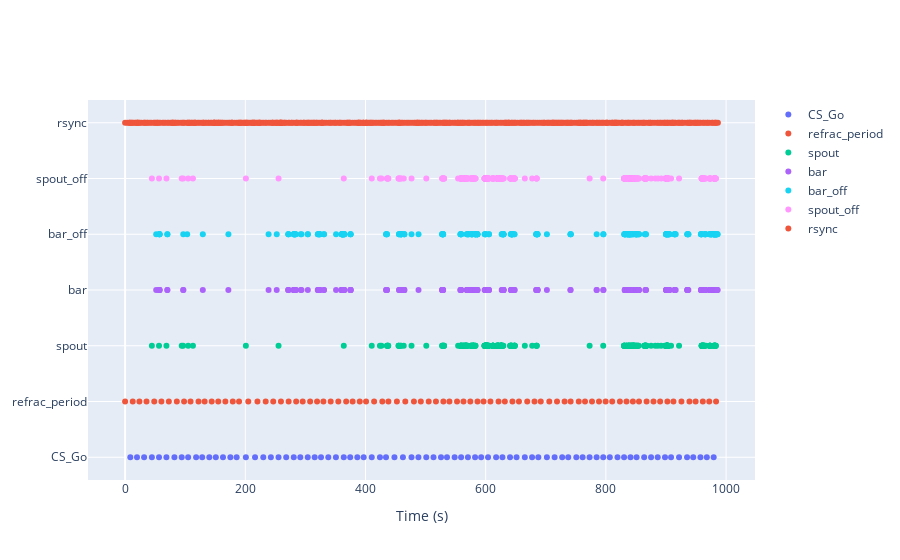

The notebook cell this image was saved under:
### Markdown cell above
%TODO

- markers
- drowdown to change time units
- express states by lines ... requires manual definition of each state

### Code cell
ss = exp_cohort.sessions[0]

fig = go.Figure()

keys = ss.times.keys()

for kind, k in enumerate(keys):
    sc = go.Line(x=ss.times[k]/1000, y=[k]
                 * len(ss.times[k]), name=k, mode='markers')
    fig.add_trace(sc)

fig.update_xaxes(title='Time (s)')
fig.show()

### Figure 1 — Plotly figure (JSON) as saved in the notebook; plotly's stock layout.template omitted (floating-point values rounded to 4 significant figures; data arrays with more than 128 entries replaced by an {"elided": "..."} marker saying what was removed)
{"data": [{"mode": "markers", "name": "CS_Go", "type": "scatter", "x": [8.678, 19.8, 31.63, 44.52, 56.42, 68.76, 82.05, 94.16, 104.9, 118.2, 128.3, 140.1, 151.0, 162.9, 175.2, 185.6, 200.9, 216.2, 229.9, 242.5, 255.3, 268.1, 280.6, 291.5, 303.9, 315.4, 326.0, 338.1, 350.8, 363.8, 374.6, 386.4, 397.0, 410.4, 424.0, 434.1, 448.2, 462.3, 476.6, 488.1, 501.2, 513.2, 525.6, 535.7, 548.3, 559.1, 570.4, 582.4, 592.5, 603.9, 617.3, 627.9, 640.5, 651.3, 665.1, 677.2, 687.6, 701.9, 714.7, 727.3, 737.3, 750.8, 761.3, 772.9, 784.6, 795.6, 806.5, 819.3, 830.3, 840.9, 851.1, 863.7, 875.2, 886.2, 898.3, 908.4, 921.7, 935.0, 945.3, 957.3, 968.0, 979.4], "y": ["CS_Go", "CS_Go", "CS_Go", "CS_Go", "CS_Go", "CS_Go", "CS_Go", "CS_Go", "CS_Go", "CS_Go", "CS_Go", "CS_Go", "CS_Go", "CS_Go", "CS_Go", "CS_Go", "CS_Go", "CS_Go", "CS_Go", "CS_Go", "CS_Go", "CS_Go", "CS_Go", "CS_Go", "CS_Go", "CS_Go", "CS_Go", "CS_Go", "CS_Go", "CS_Go", "CS_Go", "CS_Go", "CS_Go", "CS_Go", "CS_Go", "CS_Go", "CS_Go", "CS_Go", "CS_Go", "CS_Go", "CS_Go", "CS_Go", "CS_Go", "CS_Go", "CS_Go", "CS_Go", "CS_Go", "CS_Go", "CS_Go", "CS_Go", "CS_Go", "CS_Go", "CS_Go", "CS_Go", "CS_Go", "CS_Go", "CS_Go", "CS_Go", "CS_Go", "CS_Go", "CS_Go", "CS_Go", "CS_Go", "CS_Go", "CS_Go", "CS_Go", "CS_Go", "CS_Go", "CS_Go", "CS_Go", "CS_Go", "CS_Go", "CS_Go", "CS_Go", "CS_Go", "CS_Go", "CS_Go", "CS_Go", "CS_Go", "CS_Go", "CS_Go", "CS_Go"]}, {"mode": "markers", "name": "refrac_period", "type": "scatter", "x": [0, 12.68, 23.8, 35.63, 48.52, 60.42, 72.76, 86.05, 98.16, 108.9, 122.2, 132.3, 144.1, 155.0, 166.9, 179.2, 189.6, 204.9, 220.2, 233.9, 246.5, 259.3, 272.1, 284.6, 295.5, 307.9, 319.4, 330.0, 342.1, 354.8, 367.8, 378.6, 390.4, 401.0, 414.4, 428.0, 438.1, 452.2, 466.3, 480.6, 492.1, 505.2, 517.2, 529.6, 539.7, 552.3, 563.1, 574.4, 586.4, 596.5, 607.9, 621.3, 631.9, 644.5, 655.3, 669.1, 681.2, 691.6, 705.9, 718.7, 731.3, 741.3, 754.8, 765.3, 776.9, 788.6, 799.6, 810.5, 823.3, 834.3, 844.9, 855.1, 867.7, 879.2, 890.2, 902.3, 912.4, 925.7, 939.0, 949.3, 961.3, 972.0, 983.4], "y": ["refrac_period", "refrac_period", "refrac_period", "refrac_period", "refrac_period", "refrac_period", "refrac_period", "refrac_period", "refrac_period", "refrac_period", "refrac_period", "refrac_period", "refrac_period", "refrac_period", "refrac_period", "refrac_period", "refrac_period", "refrac_period", "refrac_period", "refrac_period", "refrac_period", "refrac_period", "refrac_period", "refrac_period", "refrac_period", "refrac_period", "refrac_period", "refrac_period", "refrac_period", "refrac_period", "refrac_period", "refrac_period", "refrac_period", "refrac_period", "refrac_period", "refrac_period", "refrac_period", "refrac_period", "refrac_period", "refrac_period", "refrac_period", "refrac_period", "refrac_period", "refrac_period", "refrac_period", "refrac_period", "refrac_period", "refrac_period", "refrac_period", "refrac_period", "refrac_period", "refrac_period", "refrac_period", "refrac_period", "refrac_period", "refrac_period", "refrac_period", "refrac_period", "refrac_period", "refrac_period", "refrac_period", "refrac_period", "refrac_period", "refrac_period", "refrac_period", "refrac_period", "refrac_period", "refrac_period", "refrac_period", "refrac_period", "refrac_period", "refrac_period", "refrac_period", "refrac_period", "refrac_period", "refrac_period", "refrac_period", "refrac_period", "refrac_period", "refrac_period", "refrac_period", "refrac_period", "refrac_period"]}, {"mode": "markers", "name": "spout", "type": "scatter", "x": {"elided": "329 float values"}, "y": {"elided": "329 str values"}}, {"mode": "markers", "name": "bar", "type": "scatter", "x": {"elided": "271 float values"}, "y": {"elided": "271 str values"}}, {"mode": "markers", "name": "cue_delay_timer", "type": "scatter", "x": [], "y": []}, {"mode": "markers", "name": "bar_off", "type": "scatter", "x": {"elided": "271 float values"}, "y": {"elided": "271 str values"}}, {"mode": "markers", "name": "button_release", "type": "scatter", "x": [], "y": []}, {"mode": "markers", "name": "US_end_timer", "type": "scatter", "x": [], "y": []}, {"mode": "markers", "name": "spout_off", "type": "scatter", "x": {"elided": "329 float values"}, "y": {"elided": "329 str values"}}, {"mode": "markers", "name": "button_press", "type": "scatter", "x": [], "y": []}, {"mode": "markers", "name": "solenoid_off", "type": "scatter", "x": [], "y": []}, {"mode": "markers", "name": "rsync", "type": "scatter", "x": {"elided": "492 float values"}, "y": {"elided": "492 str values"}}], "layout": {"xaxis": {"title": {"text": "Time (s)"}}}}
